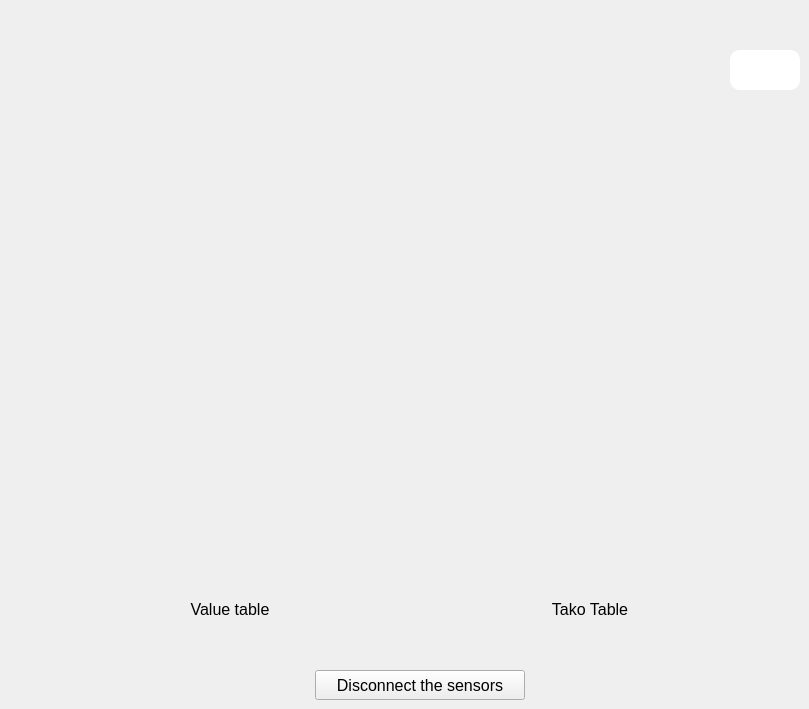
    <widget class="QWidget" name="w_bluetoothShorted">
     <property name="font">
      <font>
       <pointsize>12</pointsize>
      </font>
     </property>
     <attribute name="title">
      <string>BluetoothShorted</string>
     </attribute>
     <widget class="QLabel" name="w_logo4">
      <property name="geometry">
       <rect>
        <x>240</x>
        <y>50</y>
        <width>360</width>
        <height>400</height>
       </rect>
      </property>
      <property name="styleSheet">
       <string notr="true">image: url(:/logo/_Icons/logo_blue_TB_100px_62px_300ppi.png);</string>
      </property>
      <property name="text">
       <string>&lt;html&gt;&lt;head/&gt;&lt;body&gt;&lt;p&gt;&lt;br/&gt;&lt;/p&gt;&lt;/body&gt;&lt;/html&gt;</string>
      </property>
     </widget>
     <widget class="QPushButton" name="w_backArrow8">
      <property name="geometry">
       <rect>
        <x>40</x>
        <y>50</y>
        <width>70</width>
        <height>40</height>
       </rect>
      </property>
      <property name="focusPolicy">
       <enum>Qt::NoFocus</enum>
      </property>
      <property name="styleSheet">
       <string notr="true">border-radius: 10px;
border-style: solid;
image: url(:/back_arrow/_Icons/left.png);</string>
      </property>
      <property name="text">
       <string/>
      </property>
     </widget>
     <widget class="QPushButton" name="w_disconnectAll7">
      <property name="geometry">
       <rect>
        <x>315</x>
        <y>670</y>
        <width>210</width>
        <height>30</height>
       </rect>
      </property>
      <property name="font">
       <font>
        <pointsize>12</pointsize>
       </font>
      </property>
      <property name="focusPolicy">
       <enum>Qt::NoFocus</enum>
      </property>
      <property name="styleSheet">
       <string notr="true"/>
      </property>
      <property name="text">
       <string>Disconnect the sensors</string>
      </property>
     </widget>
     <widget class="QPushButton" name="w_scanningButton2">
      <property name="geometry">
       <rect>
        <x>730</x>
        <y>50</y>
        <width>70</width>
        <height>40</height>
       </rect>
      </property>
      <property name="focusPolicy">
       <enum>Qt::NoFocus</enum>
      </property>
      <property name="styleSheet">
       <string notr="true">background-color:white;
border-radius: 10px;
border-style: solid;
image: url(:/bluetooth/_Icons/bluetooth1600.png);</string>
      </property>
      <property name="text">
       <string/>
      </property>
     </widget>
     <widget class="QPushButton" name="w_valueTableButton2">
      <property name="geometry">
       <rect>
        <x>150</x>
        <y>460</y>
        <width>160</width>
        <height>120</height>
       </rect>
      </property>
      <property name="focusPolicy">
       <enum>Qt::NoFocus</enum>
      </property>
      <property name="styleSheet">
       <string notr="true">border-radius: 10px;
border-style: solid;
image: url(:/Bar_graph/_Icons/table_icon.png);</string>
      </property>
      <property name="text">
       <string/>
      </property>
     </widget>
     <widget class="QLabel" name="w_valueTableLabel2">
      <property name="geometry">
       <rect>
        <x>150</x>
        <y>600</y>
        <width>160</width>
        <height>20</height>
       </rect>
      </property>
      <property name="font">
       <font>
        <pointsize>12</pointsize>
       </font>
      </property>
      <property name="text">
       <string>&lt;html&gt;&lt;head/&gt;&lt;body&gt;&lt;p align=&quot;center&quot;&gt;Value table&lt;/p&gt;&lt;/body&gt;&lt;/html&gt;</string>
      </property>
     </widget>
     <widget class="QPushButton" name="w_takoTableButton">
      <property name="geometry">
       <rect>
        <x>510</x>
        <y>460</y>
        <width>160</width>
        <height>120</height>
       </rect>
      </property>
      <property name="focusPolicy">
       <enum>Qt::NoFocus</enum>
      </property>
      <property name="styleSheet">
       <string notr="true">border-radius: 10px;
border-style: solid;
image: url(:/Bar_graph/_Icons/tako_app_icon_resized.png);</string>
      </property>
      <property name="text">
       <string/>
      </property>
     </widget>
     <widget class="QLabel" name="w_takoTableLabel">
      <property name="geometry">
       <rect>
        <x>510</x>
        <y>600</y>
        <width>160</width>
        <height>20</height>
       </rect>
      </property>
      <property name="font">
       <font>
        <pointsize>12</pointsize>
       </font>
      </property>
      <property name="text">
       <string>&lt;html&gt;&lt;head/&gt;&lt;body&gt;&lt;p align=&quot;center&quot;&gt;Tako Table&lt;/p&gt;&lt;/body&gt;&lt;/html&gt;</string>
      </property>
     </widget>
    </widget>
